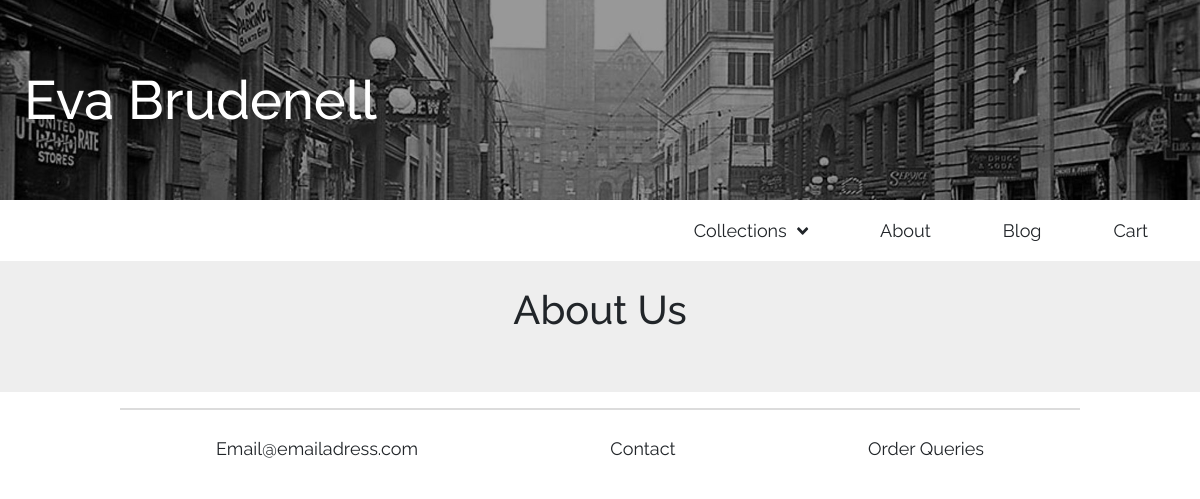
The app's page /about, older data.
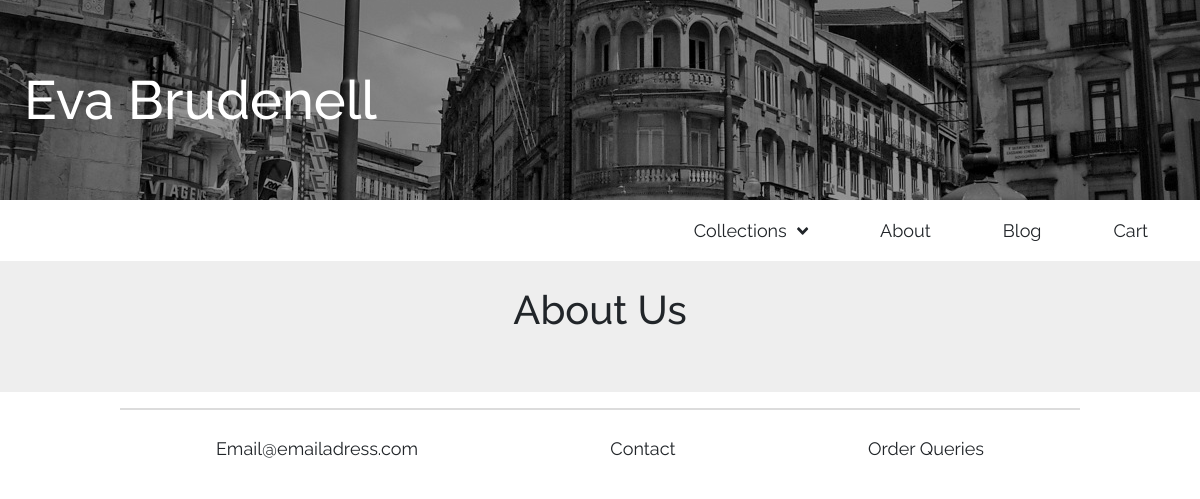
The same page, newer data.
### home/models.py (models this page shows, shortened)
class NavbarImage(models.Model):
	headline = models.CharField(max_length=50, blank=True, null=True)
	image = models.ImageField(upload_to='navigation', blank=True, null=True)

### home/views.py (the view)
# urls.py: path('about', views.about_view, name='about'),
def about_view(request):
	about_info = get_object_or_404(About)
	return render(request, 'about.html', {'about_info': about_info})

### home/context_processors.py (called while the page is built)
def nav_homepage(request):
	navbar_content = NavbarImage.objects.all()[0]
	return {'navbar_content': navbar_content}

### products/context_processors.py (called while the page is built)
def nav_categories(request):
	return {'categories': Category.objects.all()}

### products/models.py (called while the page is built)
	def __str__(self):
		return self.name

### home/templates/about.html (shortened to what this page needs)
{% extends "base.html" %}
{% load static %}
{% block content %}
<div class="hr"></div>
	<h1 class="textheader"> {{ about_info.headline }} </h1>
<div class="hr"></div>
<div class="hr"></div>
{% endblock %}

### templates/base.html (shortened to what this page needs)
{% load static %}
<!DOCTYPE html>
<html lang="en">
<head>
    <link rel="stylesheet" href="https://maxcdn.bootstrapcdn.com/bootstrap/4.0.0-beta.3/css/bootstrap.min.css">
    <link rel="stylesheet" type="text/css" href="{% static 'css/main.css' %}">
</head>
<body>
    <div class="rel headerwrap">
        <img class="backgroundimg" src="/media/{{ navbar_content.image }}">
        <a href="/" class="abs myheader">
           <h3 class="largeheadertext"> {{ navbar_content.headline }} </h3>
        </a>
    </div>
    <nav class="navbar navbar-expand-sm navbar-toggleable-sm navbar-light">
        <div class="collapse navbar-collapse" id="collapsibleNavbar">
            <div class="navbar-nav ml-auto">
                <div class="rel mydropdown" >
                    <div class="mydropdownbutton link" aria-label="DropdownButton">
                        <span class="buttonspacing"><span class="padright">Collections </span><i class="fas fa-angle-down"></i> </span>
                    </div>
                </div>
                <a class="link" href="{% url 'about' %}">About</a>
                <a class="link" href="{% url 'posts_all_view' %}">Blog</a>
                <a class="link" href="{% url 'cart_detail' %}">Cart</a>
            </div>
        </div>
    </nav>
    <div class="pagecontainer">
        <div class="contentcontainer">
            {% block content %}
            {% endblock %}
        </div>
    </div>
    <hr>
    <footer class="colcontainer">
        <div class="rowcolcontainer myfooter">
            <p class="link">Email@emailadress.com</p>
            <p class="link">Contact</p>
            <p class="link">Order Queries</p>
        </div>
    </footer>
</body>
</html>

Row changes from the older to the newer data that the page shows:
changed NavbarImage "Eva Brudenell": image: a different picture
